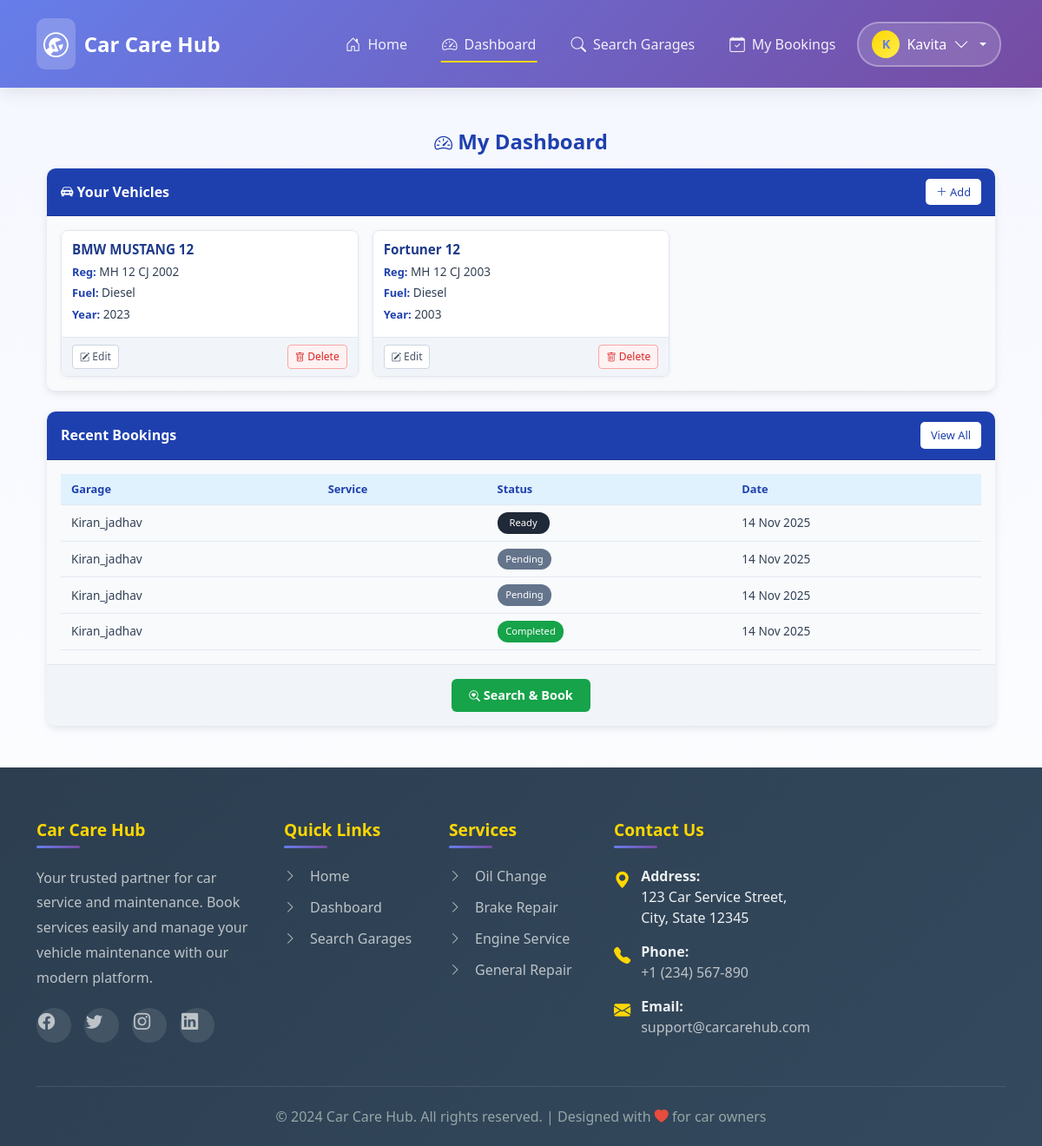
/customers/dashboard/ (signed in), run on the app's committed database.
### accounts/models.py (models this page shows, shortened)
class UserProfile(AbstractUser):
    ROLE_CUSTOMER = 'customer'
    ROLE_GARAGE = 'garage'
    ROLE_CHOICES = [
        (ROLE_CUSTOMER, 'Customer'),
        (ROLE_GARAGE, 'Garage'),
    ]
    role = models.CharField(max_length=15, choices=ROLE_CHOICES, default=ROLE_CUSTOMER)
    phone = models.CharField(max_length=20, blank=True)
    address = models.TextField(blank=True)
    is_email_verified = models.BooleanField(default=False)
    otp_code = models.CharField(max_length=6, blank=True, null=True)
    otp_expires_at = models.DateTimeField(blank=True, null=True)

### customers/models.py (models this page shows, shortened)
class Vehicle(models.Model):
    VEHICLE_TYPES = [
        ('2W', 'Two Wheeler'),
        ('4W', 'Four Wheeler'),
    ]
    FUEL_TYPES = [
        ('Petrol', 'Petrol'),
        ('Diesel', 'Diesel'),
        ('Electric', 'Electric'),
        ('Hybrid', 'Hybrid'),
        ('CNG', 'CNG'),
    ]
    customer = models.ForeignKey(User, on_delete=models.CASCADE, related_name='vehicles')
    vehicle_type = models.CharField(max_length=2, choices=VEHICLE_TYPES)
    brand = models.CharField(max_length=50)
    model = models.CharField(max_length=50)
    year_of_manufacture = models.PositiveIntegerField()
    fuel_type = models.CharField(max_length=10, choices=FUEL_TYPES)
    registration_number = models.CharField(max_length=20, unique=True)
    last_service_date = models.DateField(blank=True, null=True)
    created_at = models.DateTimeField(auto_now_add=True)

### bookings/models.py (models this page shows, shortened)
class Booking(models.Model):
    STATUS_CHOICES = [
        ('Pending', 'Pending'),
        ('In Service', 'In Service'),
        ('Ready', 'Ready for Pickup'),
        ('Completed', 'Completed'),
        ('Cancelled', 'Cancelled'),
    ]
    DELIVERY_CHOICES = [
        ('Pickup', 'Pickup'),
        ('Self-Drop', 'Self-Drop'),
    ]
    booking_id = models.CharField(max_length=15, unique=True, editable=False,default='TEMP')
    booking_id = models.CharField(max_length=15, unique=True, editable=False ,null=True, blank=True)
    customer = models.ForeignKey(settings.AUTH_USER_MODEL, on_delete=models.CASCADE, related_name='bookings')
    garage = models.ForeignKey(Garage, on_delete=models.CASCADE, related_name='bookings')
    vehicle = models.ForeignKey(Vehicle, on_delete=models.CASCADE, related_name='bookings',null=True, blank=True)
    services = models.ManyToManyField(GarageService, related_name='bookings')
    delivery_option = models.CharField(max_length=20, choices=DELIVERY_CHOICES, default='Self-Drop')
    appointment_date = models.DateField()
    status = models.CharField(max_length=20, choices=STATUS_CHOICES, default='Pending')
    remarks = models.TextField(blank=True, null=True)
    booked_on = models.DateTimeField(auto_now_add=True)
    class Meta:
        ordering = ['-booked_on']

### garage/models.py (models this page shows, shortened)
class Garage(models.Model):
    user = models.OneToOneField(User, on_delete=models.CASCADE, related_name='garage_profile')
    name = models.CharField(max_length=150)
    phone = models.CharField(max_length=15)
    address = models.TextField()
    city = models.CharField(max_length=100)
    state = models.CharField(max_length=100)
    pincode = models.CharField(max_length=10)
    description = models.TextField(blank=True)
    image = models.ImageField(upload_to='garages/', blank=True, null=True)
    rating = models.DecimalField(max_digits=3, decimal_places=1, default=0.0)
    approved = models.BooleanField(default=True)
    created_at = models.DateTimeField(auto_now_add=True)
    updated_at = models.DateTimeField(auto_now=True)

### customers/views.py (the view)
# urls.py: path('dashboard/', views.customer_dashboard, name='dashboard'),
@login_required
def customer_dashboard(request):
    vehicles = Vehicle.objects.filter(customer=request.user)
    bookings = Booking.objects.filter(customer=request.user).order_by('-booked_on')[:5]
    return render(request, 'customers/customer_dashboard.html', {
        'vehicles': vehicles,
        'bookings': bookings
    })

### customers/templates/customers/customer_dashboard.html (shortened to what this page needs)
{% extends 'base.html' %}
{% block content %}
<div class="container my-4 dashboard-container">
  <h2 class="text-center mb-3 dashboard-title">
    <i class="bi bi-speedometer2" style="font-size: 1.3rem;"></i> My Dashboard
  </h2>
  <div class="card mb-4 card-custom">
    <div class="card-header d-flex justify-content-between align-items-center card-header-custom">
      <h5 class="mb-0" style="font-weight: 600; font-size: 1rem;">
        <i class="bi bi-car-front-fill" style="font-size: 0.9rem;"></i> Your Vehicles
      </h5>
      <a href="{% url 'customers:add_vehicle' %}" class="add-btn">
        <i class="bi bi-plus-lg" style="font-size: 0.8rem;"></i> Add
      </a>
    </div>
    <div class="card-body" style="padding: 1rem; background-color: #f8fafc;">
      {% if vehicles %}
      <div class="row g-3">
        {% for v in vehicles %}
        <div class="col-md-4 col-sm-6">
          <div class="card h-100 vehicle-card">
            <div class="card-body vehicle-card-body">
              <h6 class="vehicle-title">{{ v.brand }} {{ v.model }}</h6>
              <p class="vehicle-info"><strong>Reg:</strong> {{ v.registration_number }}</p>
              <p class="vehicle-info"><strong>Fuel:</strong> {{ v.fuel_type }}</p>
              <p class="vehicle-info"><strong>Year:</strong> {{ v.year_of_manufacture }}</p>
            </div>
            <div class="card-footer d-flex justify-content-between vehicle-card-footer">
              <a href="{% url 'customers:edit_vehicle' v.id %}" class="edit-btn">
                <i class="bi bi-pencil-square" style="font-size: 0.7rem;"></i> Edit
              </a>
              <a href="{% url 'customers:delete_vehicle' v.id %}" class="delete-btn">
                <i class="bi bi-trash" style="font-size: 0.7rem;"></i> Delete
              </a>
            </div>
          </div>
        </div>
        {% endfor %}
      </div>
      {% endif %}
    </div>
  </div>
  <div class="card card-custom">
    <div class="card-header d-flex justify-content-between align-items-center card-header-custom">
      <h5 class="mb-0" style="font-weight: 600; font-size: 1rem;">
         Recent Bookings
      </h5>
      <a href="{% url 'customers:booking_history' %}" class="add-btn">View All</a>
    </div>
    <div class="card-body" style="padding: 1rem; background-color: #f8fafc;">
      {% if bookings %}
      <div class="table-responsive">
        <table class="custom-table">
          <thead>
            <tr>
              <th>Garage</th>
              <th>Service</th>
              <th>Status</th>
              <th>Date</th>
            </tr>
          </thead>
          <tbody>
            {% for b in bookings %}
            <tr>
              <td>{{ b.garage.name }}</td>
              <td>{{ b.service_type }}</td>
              <td>
                <span class="status-badge
                  {% if b.status == 'Completed' %}status-completed
                  {% elif b.status == 'In Process' %}status-inprocess
                  {% elif b.status == 'Pending' %}status-pending
                  {% else %}status-default{% endif %}">
                  {{ b.status }}
                </span>
              </td>
              <td>{{ b.booked_on|date:"d M Y" }}</td>
            </tr>
            {% endfor %}
          </tbody>
        </table>
      </div>
      {% else %}
      <div class="text-center py-4">
        <i class="bi bi-calendar-x" style="font-size: 2.5rem; color: #94a3b8;"></i>
        <h5 style="margin-top: 0.5rem; color: #475569; font-size: 1rem;">No Bookings Yet</h5>
        <p class="no-data">Book a service to see it here.</p>
      </div>
      {% endif %}
    </div>
    <div class="card-footer text-center" style="background-color: #f1f5f9; padding: 1rem; border-top: 1px solid #e2e8f0;">
      <a href="{% url 'customers:search_garages' %}" class="footer-btn">
        <i class="bi bi-search-heart" style="font-size: 0.8rem;"></i> Search & Book
      </a>
    </div>
  </div>
</div>
{% endblock %}

### templates/base.html (shortened to what this page needs)
<!DOCTYPE html>
{% load static %}
<html lang="en">
<head>
    <link href="https://cdn.jsdelivr.net/npm/bootstrap@5.3.0/dist/css/bootstrap.min.css" rel="stylesheet">
    <link rel="stylesheet" href="https://cdn.jsdelivr.net/npm/bootstrap-icons@1.11.0/font/bootstrap-icons.css">
</head>
<body>
    <nav class="navbar navbar-expand-lg navbar-dark">
        <div class="container">
            <a class="navbar-brand" href="{% url 'accounts:home' %}">
                <i class="bi bi-wrench-adjustable-circle"></i>
                <span>Car Care Hub</span>
            </a>
            <div class="collapse navbar-collapse" id="navbarNav">
                <ul class="navbar-nav ms-auto">
                    <li class="nav-item">
                        <a class="nav-link {% if request.resolver_match.url_name == 'home' %}active{% endif %}" href="{% url 'accounts:home' %}">
                            <i class="bi bi-house-door"></i>
                            <span>Home</span>
                        </a>
                    </li>
                    {% if user.is_authenticated %}
                        {% if user.role == 'customer' %}
                            <li class="nav-item">
                                <a class="nav-link {% if 'dashboard' in request.resolver_match.url_name %}active{% endif %}" href="{% url 'customers:dashboard' %}">
                                    <i class="bi bi-speedometer2"></i>
                                    <span>Dashboard</span>
                                </a>
                            </li>
                            <li class="nav-item">
                                <a class="nav-link {% if 'search' in request.resolver_match.url_name %}active{% endif %}" href="{% url 'customers:search_garages' %}">
                                    <i class="bi bi-search"></i>
                                    <span>Search Garages</span>
                                </a>
                            </li>
                            <li class="nav-item">
                                <a class="nav-link {% if 'booking' in request.resolver_match.url_name %}active{% endif %}" href="{% url 'customers:booking_history' %}">
                                    <i class="bi bi-calendar-check"></i>
                                    <span>My Bookings</span>
                                </a>
                            </li>
                        {% endif %}
                        <li class="nav-item dropdown user-dropdown">
                            <a class="nav-link user-menu-toggle dropdown-toggle" href="#" id="userDropdown" role="button" data-bs-toggle="dropdown" aria-expanded="false">
                                <div class="user-avatar">
                                    {{ user.username|first|upper }}
                                </div>
                                <span>{{ user.username }}</span>
                                <i class="bi bi-chevron-down"></i>
                            </a>
                        </li>
                    {% endif %}
                </ul>
            </div>
        </div>
    </nav>
    <main class="{% block main_class %}container my-4{% endblock %}">
        {% block content %}{% endblock %}
    </main>
    <footer class="footer">
        <div class="container">
            <div class="row g-4">
                <div class="col-md-4 col-lg-3">
                    <h5>Car Care Hub</h5>
                    <p>Your trusted partner for car service and maintenance. Book services easily and manage your vehicle maintenance with our modern platform.</p>
                    <div class="social-icons">
                        <a href="#" class="social-icon" aria-label="Facebook">
                            <i class="bi bi-facebook"></i>
                        </a>
                        <a href="#" class="social-icon" aria-label="Twitter">
                            <i class="bi bi-twitter"></i>
                        </a>
                        <a href="#" class="social-icon" aria-label="Instagram">
                            <i class="bi bi-instagram"></i>
                        </a>
                        <a href="#" class="social-icon" aria-label="LinkedIn">
                            <i class="bi bi-linkedin"></i>
                        </a>
                    </div>
                </div>
                <div class="col-md-4 col-lg-2">
                    <h5>Quick Links</h5>
                    <ul class="footer-links">
                        <li><a href="{% url 'accounts:home' %}"><i class="bi bi-chevron-right"></i> Home</a></li>
                        {% if user.is_authenticated %}
                            {% if user.role == 'customer' %}
                                <li><a href="{% url 'customers:dashboard' %}"><i class="bi bi-chevron-right"></i> Dashboard</a></li>
                                <li><a href="{% url 'customers:search_garages' %}"><i class="bi bi-chevron-right"></i> Search Garages</a></li>
                            {% elif user.role == 'garage' %}
                                <li><a href="{% url 'garage_dashboard' %}"><i class="bi bi-chevron-right"></i> Dashboard</a></li>
                                <li><a href="{% url 'garage_profile' %}"><i class="bi bi-chevron-right"></i> Profile</a></li>
                            {% endif %}
                        {% else %}
                            <li><a href="{% url 'accounts:user_login' %}"><i class="bi bi-chevron-right"></i> Login</a></li>
                            <li><a href="{% url 'accounts:signup' %}"><i class="bi bi-chevron-right"></i> Sign Up</a></li>
                        {% endif %}
                    </ul>
                </div>
                <div class="col-md-4 col-lg-2">
                    <h5>Services</h5>
                    <ul class="footer-links">
                        <li><a href="#"><i class="bi bi-chevron-right"></i> Oil Change</a></li>
                        <li><a href="#"><i class="bi bi-chevron-right"></i> Brake Repair</a></li>
                        <li><a href="#"><i class="bi bi-chevron-right"></i> Engine Service</a></li>
                        <li><a href="#"><i class="bi bi-chevron-right"></i> General Repair</a></li>
                    </ul>
                </div>
                <div class="col-md-12 col-lg-5">
                    <h5>Contact Us</h5>
                    <ul class="contact-info">
                        <li>
                            <i class="bi bi-geo-alt-fill"></i>
                            <div>
                                <strong>Address:</strong><br>
                                123 Car Service Street,<br>
                                City, State 12345
                            </div>
                        </li>
                        <li>
                            <i class="bi bi-telephone-fill"></i>
                            <div>
                                <strong>Phone:</strong><br>
                                <a href="tel:+1234567890">+1 (234) 567-890</a>
                            </div>
                        </li>
                        <li>
                            <i class="bi bi-envelope-fill"></i>
                            <div>
                                <strong>Email:</strong><br>
                                <a href="mailto:support@carcarehub.com">support@carcarehub.com</a>
                            </div>
                        </li>
                    </ul>
                </div>
            </div>
            <div class="footer-bottom">
                <p>&copy; 2024 Car Care Hub. All rights reserved. | Designed with <i class="bi bi-heart-fill" style="color: #e74c3c;"></i> for car owners</p>
            </div>
        </div>
    </footer>
</body>
</html>

### data on the page
UserProfile: username|first "K", username "Kavita"
Vehicle: brand "BMW", model "MUSTANG 12", registration_number "MH 12 CJ 2002", fuel_type "Diesel", year_of_manufacture "2023"
Vehicle: brand "Fortuner", model "12", registration_number "MH 12 CJ 2003", fuel_type "Diesel", year_of_manufacture "2003"
Booking: garage.name "Kiran_jadhav", status "Ready", booked_on "14 Nov 2025"
Booking: garage.name "Kiran_jadhav", status "Pending", booked_on "14 Nov 2025"
Booking: garage.name "Kiran_jadhav", status "Pending", booked_on "14 Nov 2025"
Booking: garage.name "Kiran_jadhav", status "Completed", booked_on "14 Nov 2025"
